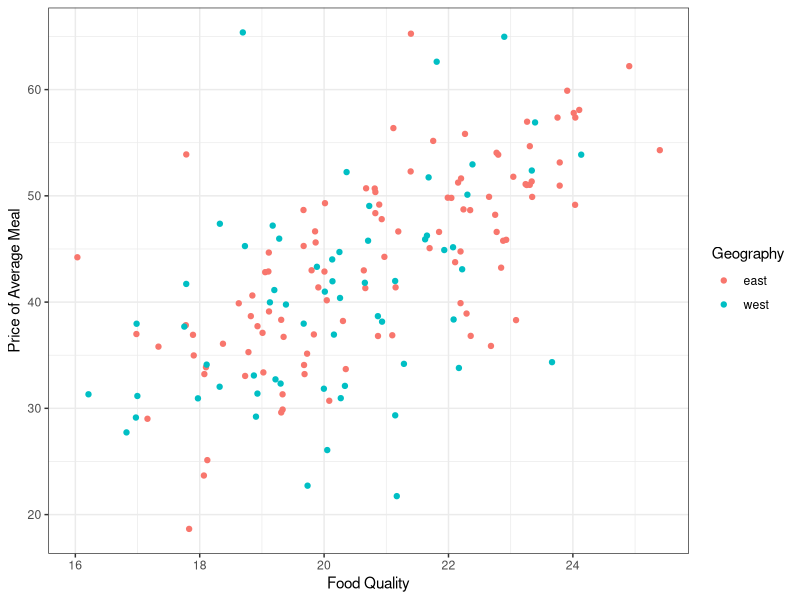
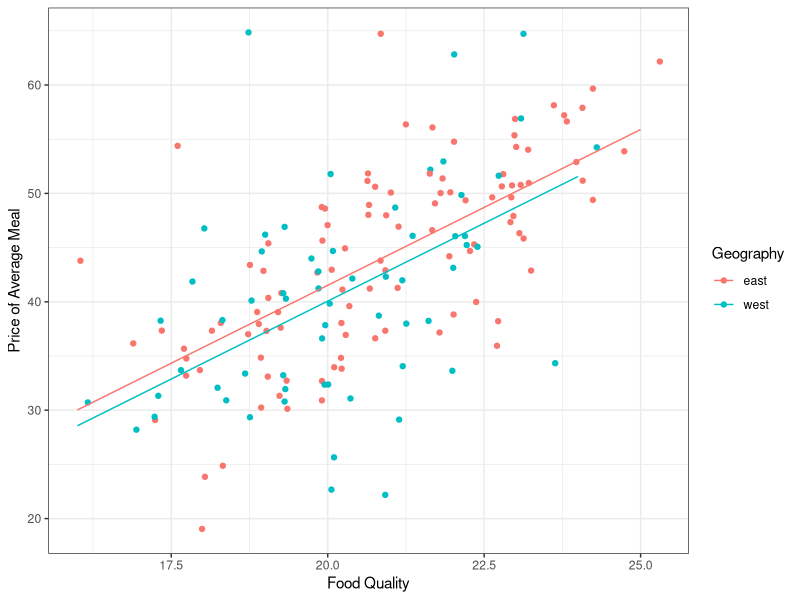
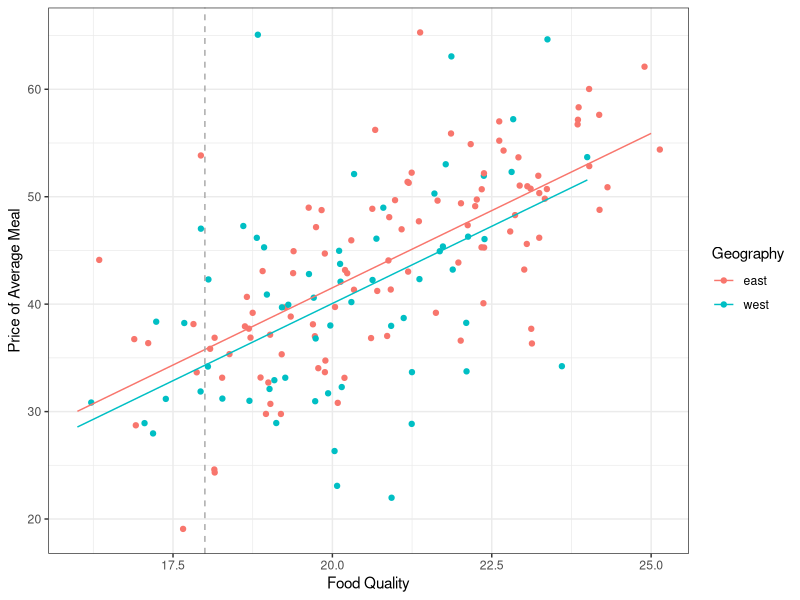

Generate these figures, in order, with R:
## ---- chunk 1
library(tidyverse)
zagat <- read_csv("zagat.csv")
zagat
## ---- chunk 2
#| fig-width: 5
#| fig-height: 3
#| fig-align: center
zagat %>%
  ggplot(aes(x = food,
             y = price,
             color = geo)) +
  geom_jitter() +
  theme_bw() +
  labs(x = "Food Quality",
       y = "Price of Average Meal",
       color = "Geography")
## ---- chunk 3
#| code-fold: false
m1 <- lm(price ~ food + geo, zagat)
m1
## ---- chunk 4
#| code-fold: false
zagat |>
  mutate(geowest = geo == "west") |>
  select(food, price, geo, geowest)
## ---- chunk 5
#| fig-width: 5
#| fig-height: 3
#| fig-align: center
#| echo: false
#| code-fold: false

zagat <- zagat |>
  mutate(y_hat = fitted(m1))

# We use geom_line instead of geom_abline since the model
# now has two slope coefficients
p_parallel <- zagat %>%
  ggplot(aes(x = food,
             y = price,
             color = geo)) +
  geom_jitter() +
  theme_bw() +
  labs(x = "Food Quality",
       y = "Price of Average Meal",
       color = "Geography") +
  geom_line(aes(y = y_hat))

p_parallel
## ---- chunk 6
#| code-fold: false
zagat |>
  mutate(geo = factor(geo, levels = c("west", "east"))) |>
  lm(formula = price ~ food + geo)
## ---- chunk 7
#| code-fold: false
m2 <- lm(price ~ food + decor, data = zagat)
m2
## ---- chunk 8
#| fig-width: 5
#| fig-height: 3
#| fig-align: center
#| echo: false
#| code-fold: false
p_parallel +
  geom_vline(xintercept = 18,
             color = "darkgray",
             lty = 2)
